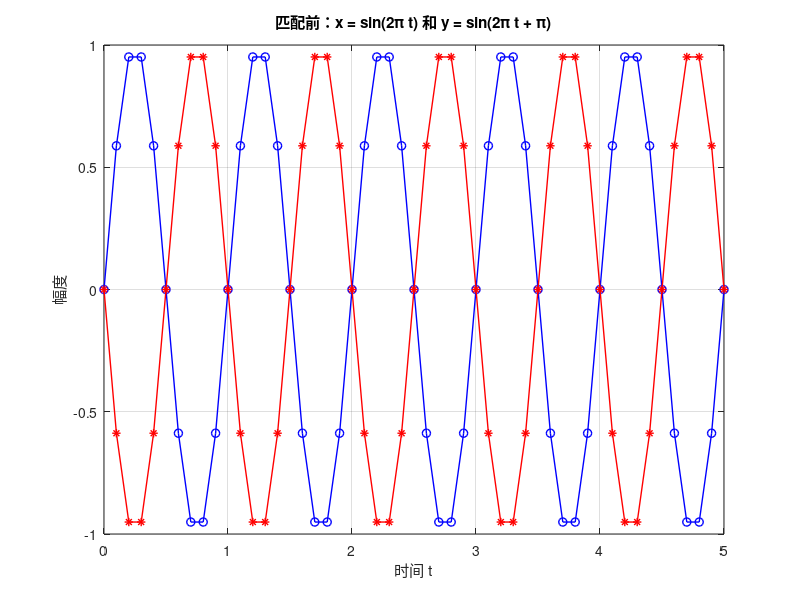
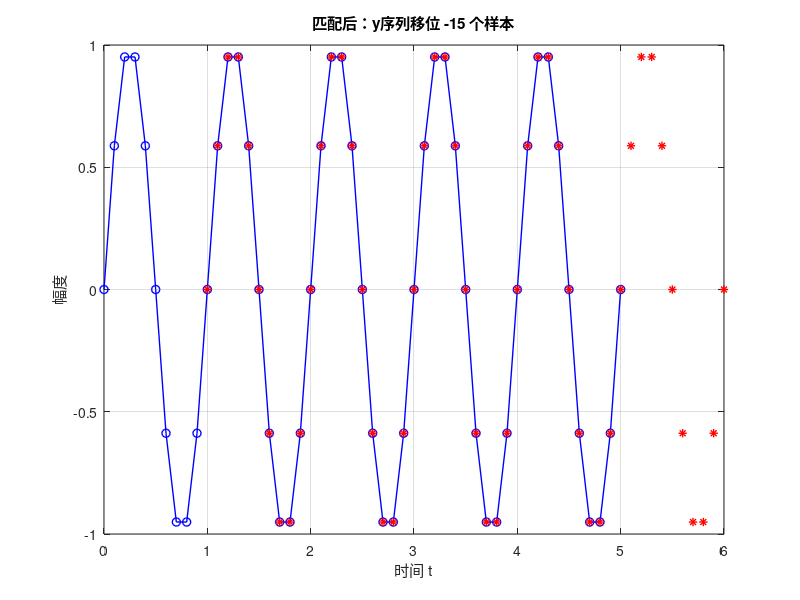

These charts were generated, in order, by the following MATLAB code:
clear; clc;

t_x = 0:0.1:5;            
x = sin(2*pi*t_x);       

t_y = 0:0.1:8;  
y = sin(2*pi*t_y + pi);   

[R, lags] = xcorr(x, y);  % 对长序列计算互相关
[max_corr, idx] = max(R);      % 找到互相关最大值的索引
best_lag = lags(idx);          % 最佳匹配的滞后量

y_shifted = circshift(y, best_lag);  
y_shifted = y_shifted(1:length(t_x));  

figure(1);
plot(t_x, x, 'bo-', 'LineWidth', 1); hold on; 
plot(t_x, y(1:length(t_x)), 'r*-', 'LineWidth', 1);          
title('匹配前：x = sin(2\pi t) 和 y = sin(2\pi t + \pi)');
xlabel('时间 t'); ylabel('幅度');
grid on;  

figure(2);
plot(t_x, x, 'bo-', 'LineWidth', 1); hold on;  
plot(t_x + 1, y_shifted, 'r*', 'LineWidth', 1);   
title(['匹配后：y序列移位 ', num2str(best_lag), ' 个样本']);
xlabel('时间 t'); ylabel('幅度');
grid on;
